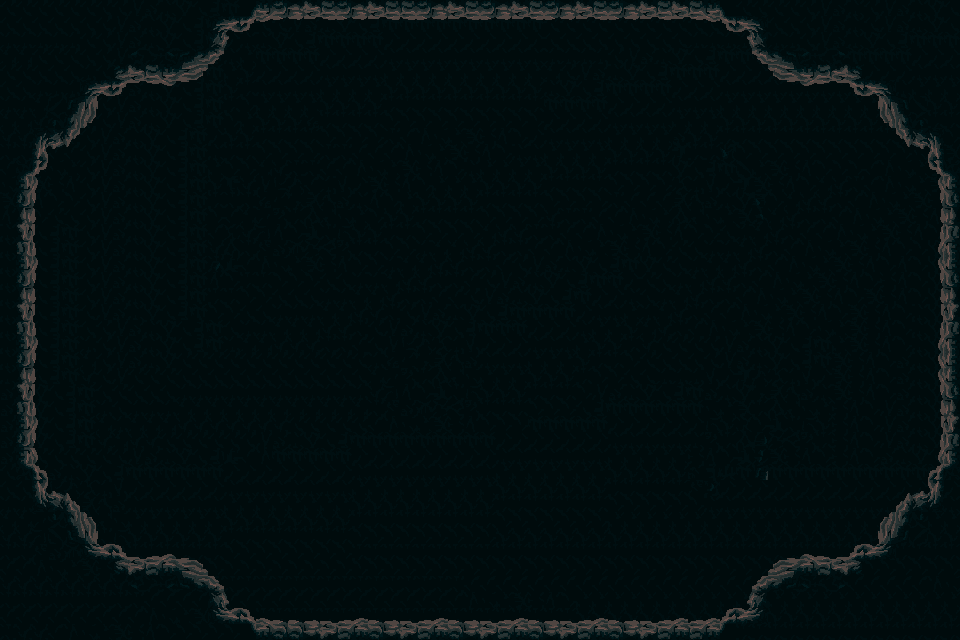

Rendered tile map (Tiled .tmx) drawn with the repository's tilesets; below, a short description and the map source with its tile grids summarised:
An orthogonal 60x40 tile map with 16x16 px tiles, 2 tile layers (background, border).

<map version="1.10" tiledversion="1.11.0" orientation="orthogonal" renderorder="right-down" width="60" height="40" tilewidth="16" tileheight="16" infinite="0" nextlayerid="3" nextobjectid="1">
 <tileset firstgid="1" source="main_lev_build.tsx" />
 <layer id="1" name="background" width="60" height="40">
  <data>[2400 cells, 2400 non-empty, 56 distinct tile ids]</data>
 </layer>
 <layer id="2" name="border" width="60" height="40">
  <data>[2400 cells, 1040 non-empty, 827 distinct tile ids]</data>
 </layer>
</map>
